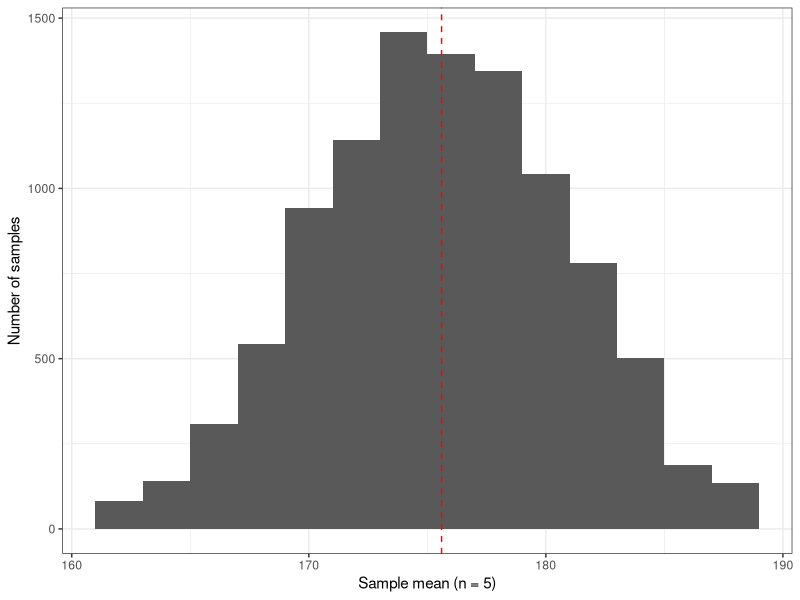

Reproduce this figure in R.
## ---- chunk 1
v1 <- c(175, 182, 150, 187, 165)
## ---- chunk 2
v2 <- rep(NA, 5)               #create vector v2 with NA values 
for(i in 1:5) {                #loop over elements in v1 and store in v2  
    v2[i] <- v1[i] / 100
}
v2                             #v2 after the for loop
## ---- chunk 3
v2 <- v1 / 100
## ---- chunk 4
n <- 5
for(i in 1:n) {
    #commands to execute for iteration i
}
## ---- chunk 5
v1 <- c(175, 182, 150, 187, 165)
n <- length(v1)
v2 <- rep(NA, n)
for(i in 1:n) {
    v2[i] <- v1[i] / 100
}
v2
## ---- chunk 6
ppl <- data.frame(person = letters[1:5], height_cm = v1)
ppl
## ---- chunk 7
ppl$height_inch <- NA                                     #add variable of NAs
n <- nrow(ppl)                                            #get number of observations to loop over
for(i in 1:n){
    ppl$height_inch[i] <- ppl$height_cm[i] * 0.393701
}
ppl
## ---- chunk 8
v <- c(175, 182, 150, 187, 165, 177, 200, 198, 157, 165)
mean(v)    #population mean
## ---- chunk 9
v <- c(175, 182, 150, 187, 165, 177, 200, 198, 157, 165)
smpl <- sample(v, 5)
mean(smpl)
## ---- chunk 10
n <- 10000
smpl_means <- rep(NA, n)
for(i in 1:n){
    smpl <- sample(v, 5)
    smpl_means[i] <- mean(smpl)
}

mean(smpl_means)
## ---- chunk 11
require(ggplot2)
ggplot(data.frame(smpl_means), aes(x = smpl_means)) +
    geom_histogram(binwidth = 2) +
    geom_vline(xintercept = mean(v), color = "red", linetype = 2) +
    xlab("Sample mean (n = 5)") +
    ylab("Number of samples") + 
    theme_bw()
## ---- chunk 12
quantile(smpl_means, probs = c(0.05, 0.95))
## ---- chunk 13
pop <- runif(n = 3144, min = 0, max = 1)
